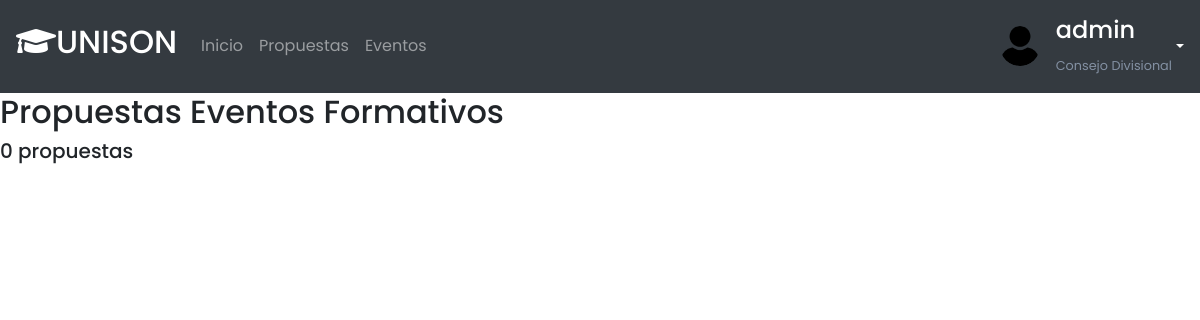
The app's page /Propuestas (signed in), older data.
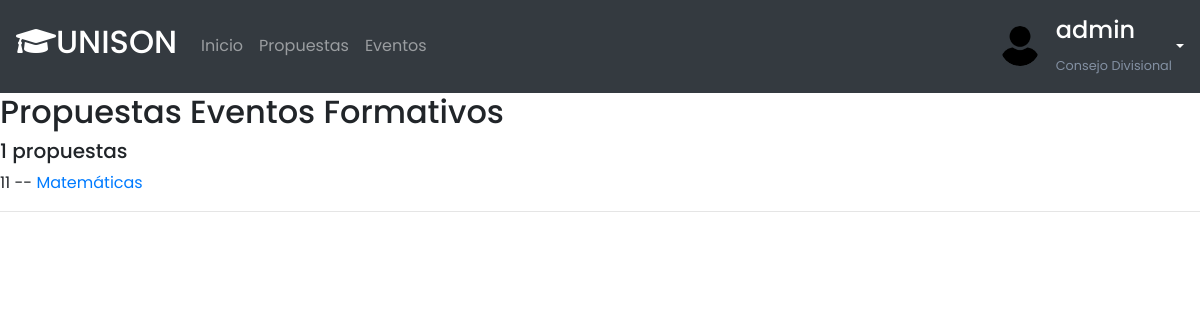
The same page, newer data.
### eventos/models.py (models this page shows, shortened)
class Evento(models.Model):
    nombre = models.CharField(max_length=200)
    TIPO_EVENTOS = (
            ('Diplomado','Diplomado'),
            ('Curso','Curso'),
            ('Taller','Taller'),
            ('Programa Especial','Programa Especial')
        )
    TipoEventos =  models.CharField(max_length=30,null=True,choices=TIPO_EVENTOS)
    TIPO_MODALIDAD = (
            ('En Linea', 'En Linea'),
            ('Presencial','Presencial'),
            ('Mixta','Mixta')
        )
    modalidad = models.CharField(max_length=30,null=True,choices=TIPO_MODALIDAD)
    objetivos = models.TextField(null=True)
    experiencias = models.TextField(null=True)
    contenido = models.TextField(null=True)
    recursos_y_materiales = models.TextField(null=True,blank=True)
    Estrategias_de_Evaluacion = models.TextField(null=True)
    Duracion_en_horas = models.PositiveIntegerField(default=1,validators=[MinValueValidator(10), MaxValueValidator(400)])
    Fecha_de_Inicio = models.DateField()
    Fecha_de_Fin = models.DateField()
    Referencias_y_bibliografia = models.TextField(null=True,blank=True)
    Utilidad_y_Oportunidad_del_programa = models.TextField(null=True)
    Cupo_Maximo = models.PositiveIntegerField(default=1,validators=[MinValueValidator(1), MaxValueValidator(200)])
    Requisistos_de_Acreditacion = models.TextField(null=True)
    Experiencia_y_pericia_de_Instructores = models.TextField(null=True)
    Dirigido_a = models.TextField(null=True)
    Requisitos_de_Participacion = models.TextField(null=True)
    Curriculum_de_los_Instructores = models.TextField(null=True)
    Capacidad_de_autofinanciamiento = models.TextField(null=True,blank=True)
    updated = models.DateTimeField(auto_now=True)
    created = models.DateTimeField(auto_now_add=True)
    responsable = models.ForeignKey(Responsable, null=True, on_delete= models.SET_NULL,default=Responsable)
    ESTATUS = (
            ('Aceptado','Aceptado'),
            ('Pendiente','Pendiente'),
            ('Rechazado','Rechazado')
        )
    estatus = models.CharField(max_length=20,default=ESTATUS[1], choices=ESTATUS)
    class Meta:
        ordering = ['created']

### eventos/views.py (the view)
# urls.py: path('Propuestas', views.AllPropuestas, name="AllPropuestas"),
@login_required(login_url='login')
def AllPropuestas(request):
    if request.user.is_superuser:
        Propuestas = Evento.objects.filter(estatus = 'Pendiente')
        propuesta_count = Propuestas.count()
        context = {'Propuestas':Propuestas, 'propuesta_count':propuesta_count}
        return render(request,'AllPropuestas.html', context)
    else:
         return redirect('inicio')

### eventos/templates/AllPropuestas.html
{% extends 'main.html' %}
{% block content %}
<h2>Propuestas Eventos Formativos</h2>
<h5>{{propuesta_count}} propuestas</h5>
{% for propuesta in Propuestas %}
<div>
    {{propuesta.id}} -- <a href="{% url 'actualizarEstatus' propuesta.id %}">{{propuesta.nombre}}</a>
    <hr>
</div>
{% endfor %}
{% endblock %}

Row changes from the older to the newer data that the page shows:
added Evento: id "11", nombre "Matemáticas"
Text that changed along with them:
{{ propuesta_count }}: "0" → "1"
